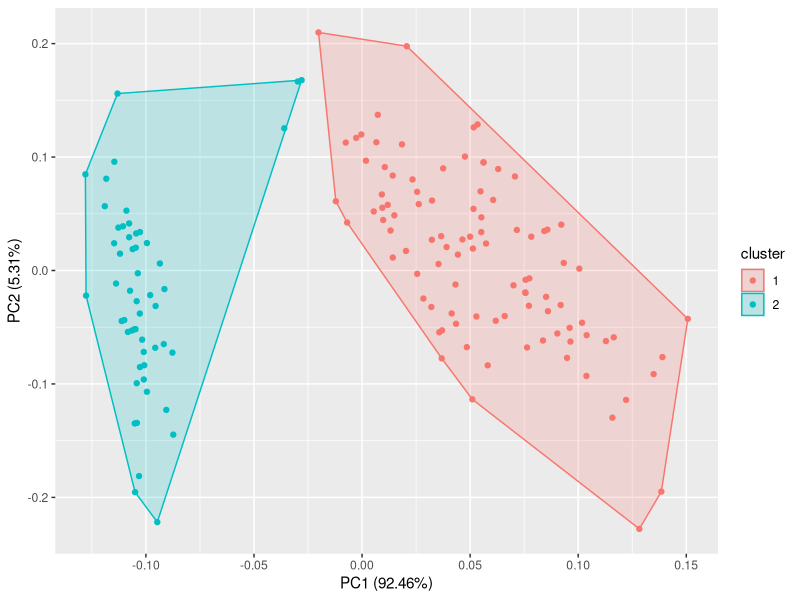

The R script that drew this image:
#install.packages("dplyr")
#install.packages("ggplot2")
#install.packages("ggfortify")
library("ggplot2")
library("dplyr")
library("ggfortify")
summary(iris)
head(iris)
data <- select(iris, c(1:4))
wssplot <- function(data, nc=15, seed=1234){
  wss <- (nrow(data)-1)*sum(apply(data,2,var))
  for (i in 2:nc){
    set.seed(seed)
    wss[i] <- sum(kmeans(data, centers=i)$withinss)}
  plot(1:nc, wss, type="b", xlab="Number of Clusters",
       ylab="Within groups sum of squares")
  wss
}
kmean <- kmeans(data, 2)
kmean$centers
autoplot(kmean, data, frame = TRUE)
kmean <- kmeans(data, 3)
kmean$centers
